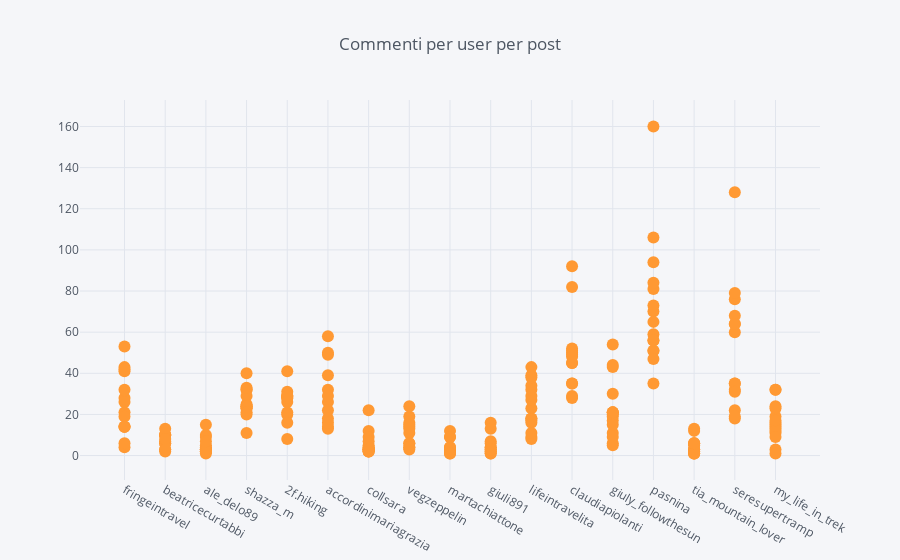

The cell this chart's notebook holds for it:
### Code cell
full.iplot(x='username',y='nr_comments',mode='markers',title='Commenti per user per post')

### Figure 1 — Plotly figure (JSON) as saved in the notebook; plotly's stock layout.template omitted (floating-point values rounded to 4 significant figures; data arrays with more than 128 entries replaced by an {"elided": "..."} marker saying what was removed)
{"data": [{"line": {"color": "rgba(255, 153, 51, 1.0)", "dash": "solid", "shape": "linear", "width": 1.3}, "marker": {"size": 12, "symbol": "circle"}, "mode": "markers", "name": "nr_comments", "text": "", "type": "scatter", "uid": "fe03e324-2f4f-4be8-ab81-1530d49bde2a", "x": {"elided": "231 str values"}, "y": {"elided": "231 int values"}}], "layout": {"legend": {"bgcolor": "#F5F6F9", "font": {"color": "#4D5663"}}, "paper_bgcolor": "#F5F6F9", "plot_bgcolor": "#F5F6F9", "title": {"font": {"color": "#4D5663"}, "text": "Commenti per user per post"}, "xaxis": {"gridcolor": "#E1E5ED", "showgrid": true, "tickfont": {"color": "#4D5663"}, "title": {"font": {"color": "#4D5663"}, "text": ""}, "zerolinecolor": "#E1E5ED"}, "yaxis": {"gridcolor": "#E1E5ED", "showgrid": true, "tickfont": {"color": "#4D5663"}, "title": {"font": {"color": "#4D5663"}, "text": ""}, "zerolinecolor": "#E1E5ED"}}}
